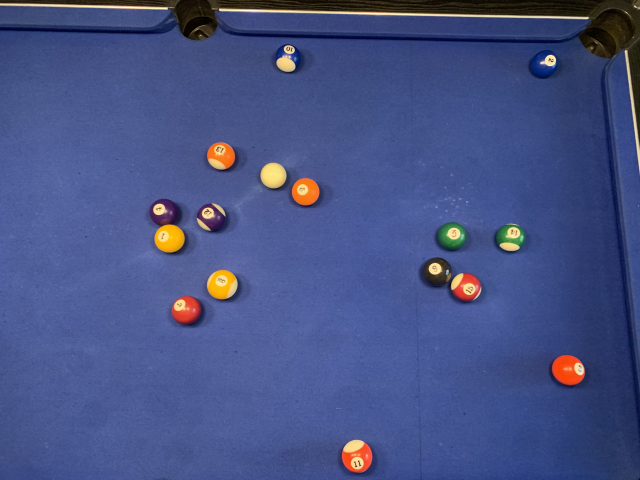
#> input picture uploads/input.jpg, 1280 x 960 px (shown at 1/2 size)
$ python -i app.py   (imports and definitions only)
#> lines starting #> are read from the running program, lines starting #| are printed output that depends on the picture; after the words box and inside, x2 and y2 are one past the last pixel; in counts of white or black regions, pixels touching at a corner belong together
from flask import Flask, request, render_template, send_from_directory, abort, redirect, url_for
import cv2
import numpy as np
import math
import os
import re
from uuid import uuid4

# [1 line not run here, left out]
# [1 line that did not run here, left out]
# [1 line not run here, left out]

# [1 line that did not run here, left out]
# [1 line not run here, left out]


# [3 lines that did not run here, left out]


# [3 lines that did not run here, left out]

def find_playing_surface(image):
    """Find a uniform felt region supported by four visible straight edges.

    No ball location is used. Opposite rails may converge under perspective.
    Failure never returns an unrestricted whole-image mask.
    """
    scale = min(1.0, 600 / max(image.shape[:2]))
    small = cv2.resize(image, None, fx=scale, fy=scale)
    height, width = small.shape[:2]
    lab = cv2.cvtColor(small, cv2.COLOR_BGR2LAB).astype(np.float32)
    gray = cv2.cvtColor(small, cv2.COLOR_BGR2GRAY)
    edges = cv2.Canny(cv2.GaussianBlur(gray, (5, 5), 0), 10, 35)
    edge_distance = cv2.distanceTransform(255 - edges, cv2.DIST_L2, 3)
    best = None
    seen = set()
    for fy in (0.35, 0.48, 0.61, 0.74):
        for fx in (0.25, 0.42, 0.58, 0.75):
            x, y = int(width * fx), int(height * fy)
            color = np.median(lab[max(0, y-3):y+4, max(0, x-3):x+4], axis=(0, 1))
            for tolerance in (22, 35):
                mask = (np.linalg.norm(lab - color, axis=2) < tolerance).astype(np.uint8) * 255
                mask = cv2.morphologyEx(mask, cv2.MORPH_OPEN, np.ones((5, 5), np.uint8))
                contours, _ = cv2.findContours(mask, cv2.RETR_EXTERNAL, cv2.CHAIN_APPROX_SIMPLE)
                for contour in contours:
                    if cv2.contourArea(contour) < height * width * 0.14:
                        continue
                    hull = cv2.convexHull(contour)
                    perimeter = cv2.arcLength(hull, True)
                    for epsilon in (0.012, 0.02, 0.03, 0.045, 0.065):
                        quad = cv2.approxPolyDP(hull, epsilon * perimeter, True)
                        if len(quad) != 4 or not cv2.isContourConvex(quad):
                            continue
                        corners = quad[:, 0].astype(float)
                        key = tuple(np.round(corners.flatten() / 4).astype(int))
                        if key in seen:
                            continue
                        seen.add(key)
                        area = cv2.contourArea(quad) / (height * width)
                        if not 0.16 < area < 0.88:
                            continue
                        if np.any(corners[:, 0] < 3) or np.any(corners[:, 0] > width - 4) or np.any(corners[:, 1] < 3) or np.any(corners[:, 1] > height - 4):
                            continue
                        vectors = np.roll(corners, -1, axis=0) - corners
                        lengths = np.linalg.norm(vectors, axis=1)
                        if lengths.min() < min(width, height) * 0.13:
                            continue
                        units = vectors / lengths[:, None]
                        # Broad tolerance for photographed parallel physical rails.
                        if any(abs(np.dot(units[i], units[i+2])) < 0.35 for i in (0, 1)):
                            continue
                        if any(abs(np.dot(units[i], units[(i+1) % 4])) > 0.94 for i in range(4)):
                            continue
                        support = []
                        for i in range(4):
                            points = corners[i] + np.linspace(0.1, 0.9, 60)[:, None] * vectors[i]
                            pixels = np.round(points).astype(int)
                            support.append(np.mean(edge_distance[pixels[:, 1], pixels[:, 0]] < 4))
                        if min(support) < 0.35:
                            continue
                        polygon = np.zeros(gray.shape, np.uint8)
                        cv2.fillConvexPoly(polygon, quad, 255)
                        interior = cv2.erode(polygon, np.ones((11, 11), np.uint8)) > 0
                        coverage = float(np.mean(mask[interior] > 0))
                        if coverage < 0.78:
                            continue
                        score = area + 0.45 * coverage + 0.3 * np.mean(support)
                        if best is None or score > best[0]:
                            best = (score, polygon)
    if best is None:
        raise ValueError('Could not identify four rails around the playing surface. Please use a photo showing the entire table.')
    mask = cv2.resize(best[1], (image.shape[1], image.shape[0]), interpolation=cv2.INTER_NEAREST)
    rails = detect_rails(mask, 1.0, image)
    if len(rails) != 4:
        raise ValueError('Could not fit four reliable table rails. Please try another photo.')
    result = np.zeros(image.shape[:2], np.uint8)
    cv2.fillConvexPoly(result, np.round(rails).astype(np.int32), 255)
    return result


# [69 lines left out: functions ball_inside_surface, ball_appearance_supported, not called in this run]


def detect_balls(image_path, return_table=False):
#> called with image_path = 'uploads/input.jpg', return_table = False
    img = cv2.imread(image_path)
#> img is the input picture: shape (960, 1280, 3); mean B, G, R 131.9, 81.9, 70.1
    if img is None:
        raise ValueError("Cannot read this image. Please upload a JPG or PNG image.")
    # Normalize large phone photos so detection thresholds are consistent.
    scale = min(1.0, 1200 / max(img.shape[:2]))
#> scale = 0.938
    working = cv2.resize(img, None, fx=scale, fy=scale)
    hsv = cv2.cvtColor(working, cv2.COLOR_BGR2HSV)
#> hsv: shape (900, 1200, 3); mean H, S, V 107.8, 135.4, 136.6
    lab = cv2.cvtColor(working, cv2.COLOR_BGR2LAB)
#> lab: shape (900, 1200, 3); mean of channels 0, 1, 2 91.8, 138.9, 98.7
    gray = cv2.cvtColor(working, cv2.COLOR_BGR2GRAY)
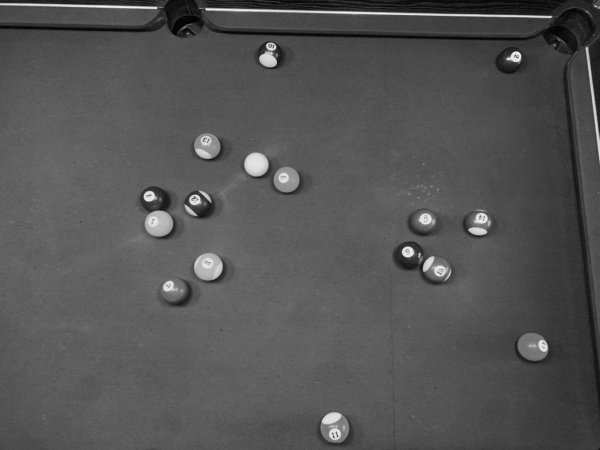
#> gray: shape (900, 1200) (shown at 1/2 size); min 0, max 251, mean 83.9
    height, width = gray.shape
#> height = 900; width = 1200
    min_radius = max(3, int(min(height, width) * 0.006))
#> min_radius = 5
    max_radius = max(min_radius + 2, int(min(height, width) * 0.065))
#> max_radius = 58

    # Establish four rails before looking for any ball, including the cue ball.
    table = find_playing_surface(working)
#> in find_playing_surface, `small = cv2.resize(image, None, fx=scale, fy=scale)`:
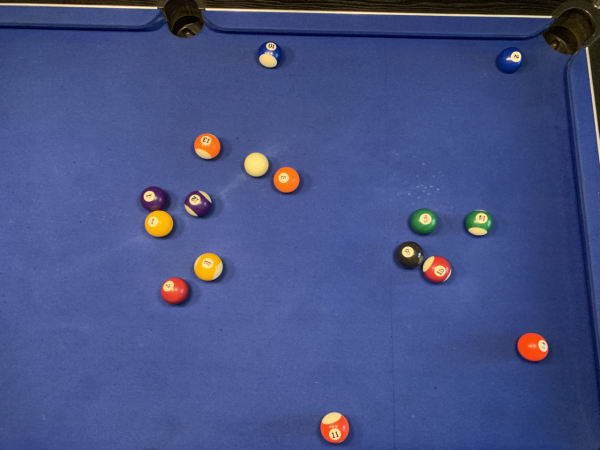
#> small: shape (450, 600, 3); mean B, G, R 131.9, 81.9, 70.1
#> in find_playing_surface, `lab = cv2.cvtColor(small, cv2.COLOR_BGR2LAB).astype(np.float32)`:
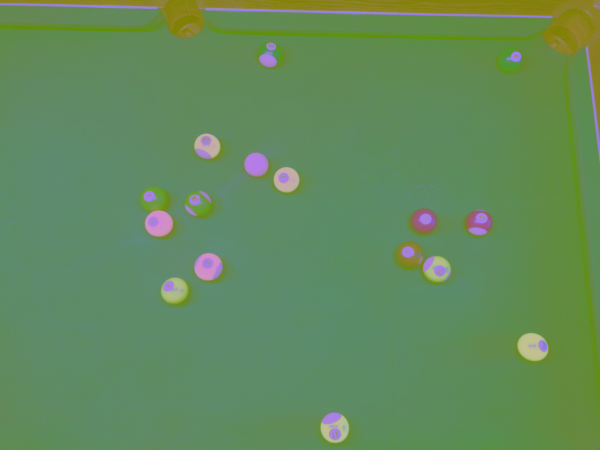
#> lab: shape (450, 600, 3) float32; mean B, G, R 91.9, 139, 98.7
#> in find_playing_surface, `gray = cv2.cvtColor(small, cv2.COLOR_BGR2GRAY)`:
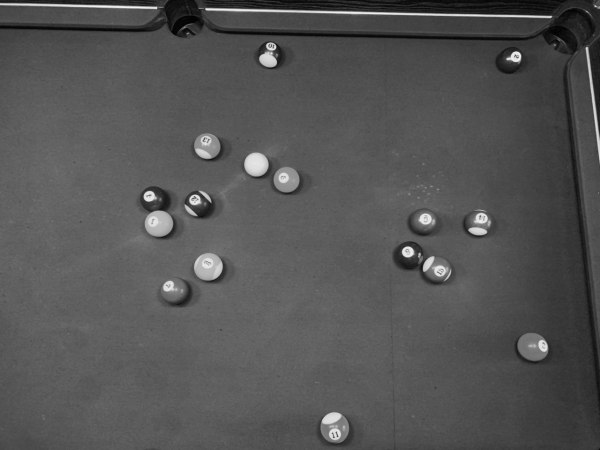
#> gray: shape (450, 600); min 1, max 244, mean 84
#> in find_playing_surface, `edges = cv2.Canny(cv2.GaussianBlur(gray, (5, 5), 0), 10, 35)`:
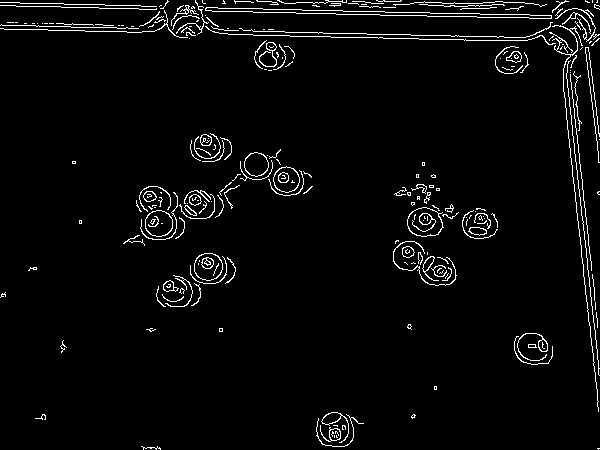
#> edges: shape (450, 600); 3.5% white in thin lines or dots
#> in find_playing_surface, `edge_distance = cv2.distanceTransform(255 - edges, cv2.DIST_L2, 3)`:
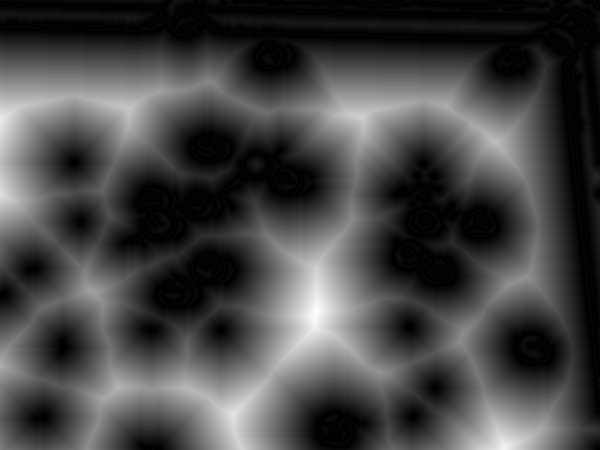
#> edge_distance: shape (450, 600) float32; min 0, max 93.12, mean 25.9; drawn with min black and max white
#> after the loop in find_playing_surface, `for fy in (0.35, 0.48, 0.61, 0.74):`:
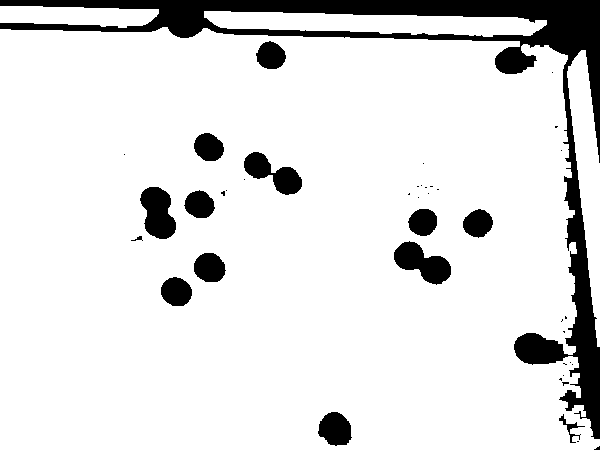
#> mask: shape (450, 600); 88.3% white; 41 black regions (27 under 20 px), largest, box (x1, y1, x2, y2) and area: (0, 0, 600, 439) 22066, (394, 241, 451, 285) 1374, (140, 187, 176, 239) 1321
#> after the loop in find_playing_surface, `for fy in (0.35, 0.48, 0.61, 0.74):`: seen = 23 items
    interior_distance = cv2.distanceTransform(table, cv2.DIST_L2, 5)
    felt_chroma = np.median(lab[table > 0][::16, 1:], axis=0)

    # White, low-saturation regions identify cue-ball candidates independently
    # of Hough's circle ordering. Allow off-white pixels and shaded balls.
    white = cv2.inRange(hsv, np.array([0, 0, 195]), np.array([179, 100, 255]))
    # Preserve a few pixels of a touching cue ball when the fitted lip is inset.
    cue_search = cv2.dilate(table, np.ones((5, 5), np.uint8))
    white = cv2.bitwise_and(white, cue_search)
    white = cv2.morphologyEx(white, cv2.MORPH_OPEN, np.ones((3, 3), np.uint8))
    contours, _ = cv2.findContours(white, cv2.RETR_EXTERNAL, cv2.CHAIN_APPROX_SIMPLE)
    candidates = []
    for contour in contours:
        area = cv2.contourArea(contour)
        perimeter = cv2.arcLength(contour, True)
        (x, y), radius = cv2.minEnclosingCircle(contour)
        if not min_radius <= radius <= max_radius or perimeter == 0:
            continue
        circularity = 4 * math.pi * area / perimeter ** 2
        fullness = area / (math.pi * radius ** 2)
        if circularity < 0.65 or fullness < 0.65:
            continue
        if not ball_inside_surface(interior_distance, (x, y, radius)):
            continue
        # A striped ball may have a large white patch; prefer white covering
        # the entire disk rather than just its brightest patch.
        disk = np.zeros(gray.shape, dtype=np.uint8)
        cv2.circle(disk, (round(x), round(y)), max(1, round(radius)), 255, -1)
        white_fraction = cv2.mean(white, mask=disk)[0] / 255
        mean_saturation = cv2.mean(hsv[:, :, 1], mask=disk)[0]
        score = circularity * fullness * white_fraction * (1 - mean_saturation / 255) ** 3
        candidates.append((score, (x, y, radius)))
    if not candidates:
        raise ValueError("Could not identify a white cue ball. Try a clearer, well-lit photo of the table.")
    cue = max(candidates, key=lambda candidate: candidate[0])[1]

    # A more sensitive circle pass covers different ball sizes in perspective.
    # Remove the background before Hough detection, not just after detection.
    padding = max(2, round(cue[2] * 0.2))
    circle_search = cv2.dilate(table, np.ones((padding * 2 + 1, padding * 2 + 1), np.uint8))
    gray[circle_search == 0] = int(np.median(gray[table > 0]))
    gray = cv2.medianBlur(gray, 5)
    circles = cv2.HoughCircles(
        gray, cv2.HOUGH_GRADIENT, dp=1.2,
        minDist=max(6, int(cue[2] * 1.3)), param1=80, param2=14,
        minRadius=max(3, int(cue[2] * 0.55)),
        maxRadius=max(4, int(cue[2] * 1.65))
    )
    others = []
    if circles is not None:
        for x, y, radius in circles[0]:
            if (0 <= int(y) < height and 0 <= int(x) < width
                    and ball_inside_surface(interior_distance, (x, y, radius))
                    and ball_appearance_supported(lab, table, (x, y, radius), felt_chroma)
                    and math.hypot(x - cue[0], y - cue[1]) > 0.9 * (cue[2] + radius)
                    and all(math.hypot(x - b[0], y - b[1]) > 0.9 * (radius + b[2])
                            for b in others)):
                others.append((float(x), float(y), float(radius)))
    # The target is still a demo choice: the nearest other detected ball.
    others.sort(key=lambda ball: math.hypot(ball[0] - cue[0], ball[1] - cue[1]))
    balls = np.round(np.array([cue] + others) / scale).astype(int)
    if return_table:
        return balls, working, table, scale
    return balls


# [424 lines left out: functions cushion_edge_score, refine_cushion_line, detect_rails, detect_pockets, segment_distance, easiest_shot and 4 more, not called in this run]

# [3 lines that did not run here, left out]

# [4 lines that did not run here, left out]


# [69 lines that did not run here, left out]

# [6 lines that did not run here, left out]

# [2 lines not run here, left out]

#> (the run stopped early here; a loop or call above may not have finished)
